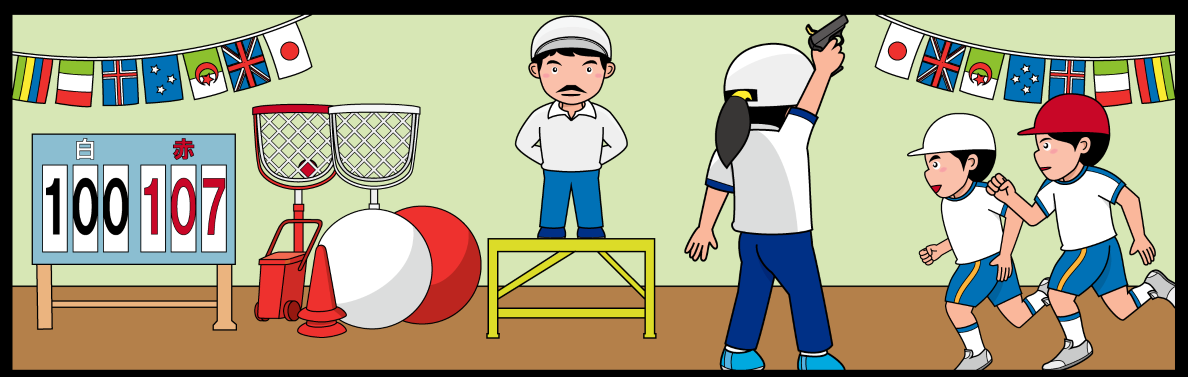
#> input picture result/img/color_1.png, 2376 x 753 px (shown at 1/2 size)
$ python spot_diff_classter.py img/color_1.png
#> lines starting #> are read from the running program, lines starting #| are printed output that depends on the picture; after the words box and inside, x2 and y2 are one past the last pixel; in counts of white or black regions, pixels touching at a corner belong together
#> further down, img_1 is the input picture: shape (753, 2376, 3); mean B, G, R 135.5, 162.4, 167.9
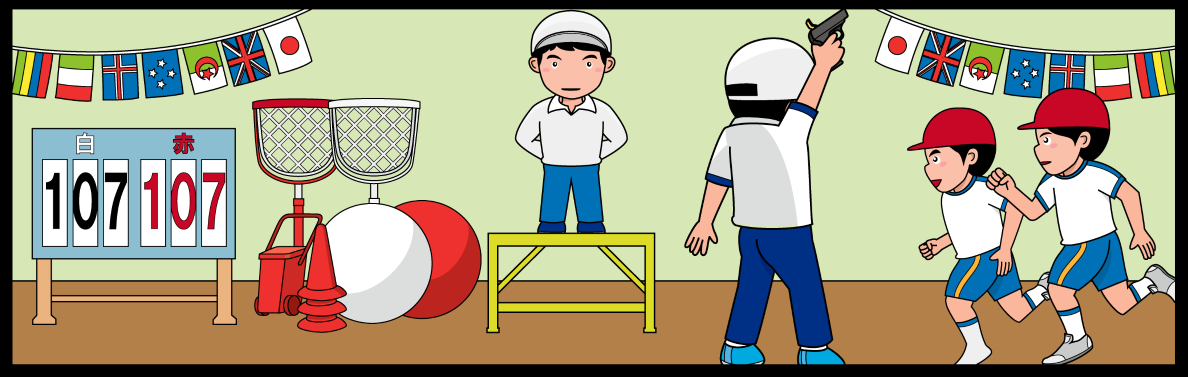
#> input picture result/img/color_2.png, 2376 x 753 px (shown at 1/2 size)
#> further down, img_2 is the input picture: shape (753, 2376, 3); mean B, G, R 135, 161.6, 168.2
import cv2
import numpy as np
import sys
import matplotlib.pyplot as plt
from scipy.spatial import cKDTree
from sklearn.cluster import DBSCAN

DEBUG = "--debug" in sys.argv


# [19 lines left out: function compositeImg, not called in this run]


def alignImages(target_img, reference_img, good_match_ratio=0.15, min_matches=10):
#> called with good_match_ratio = 0.15, min_matches = 10
    reference_gray = cv2.cvtColor(reference_img, cv2.COLOR_BGR2GRAY)
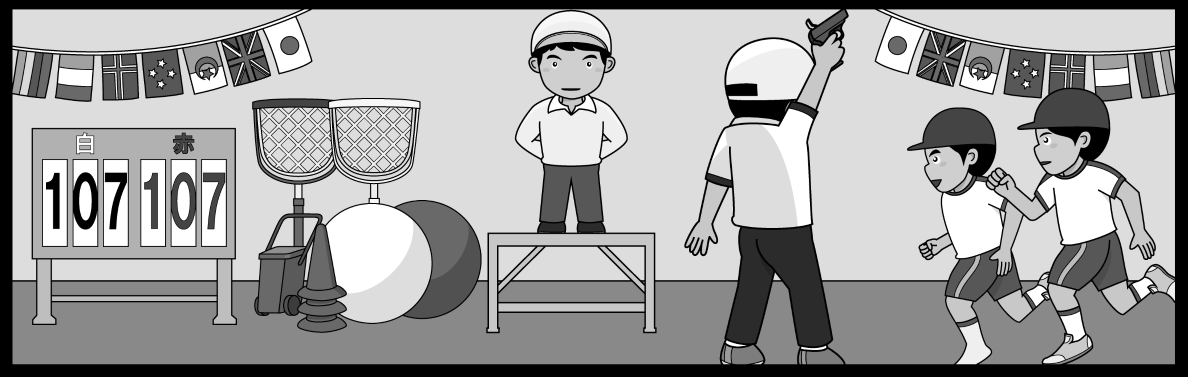
#> reference_gray: shape (753, 2376) (shown at 1/2 size); min 0, max 255, mean 160.7
    target_gray = cv2.cvtColor(target_img, cv2.COLOR_BGR2GRAY)
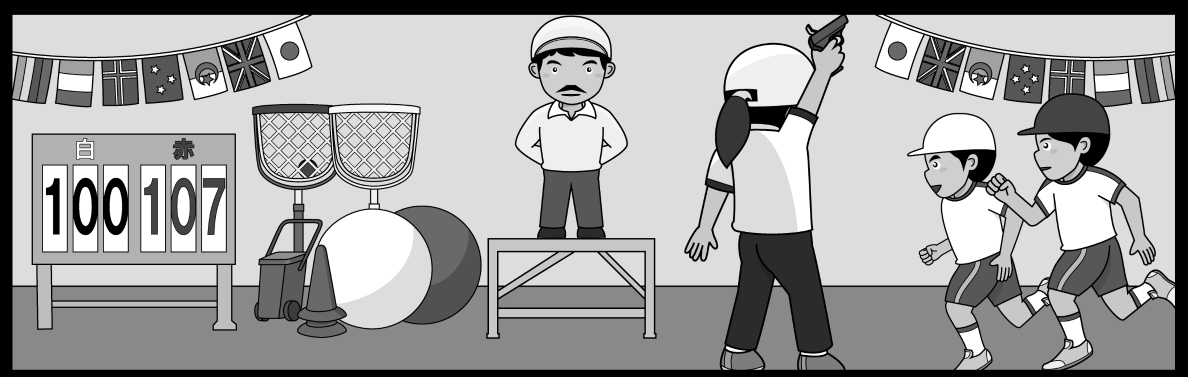
#> target_gray: shape (753, 2376) (shown at 1/2 size); min 0, max 255, mean 161.1

    # [1] AKAZE特徴点検出器を作成し、特徴点と特徴量を検出
    akaze = cv2.AKAZE_create()
    keypoints_1, descriptors_1 = akaze.detectAndCompute(reference_gray, None)
#> keypoints_1 = 4836 keypoints; strongest (x, y, size): (112, 452, 8.1), (225, 453, 8.1), (305, 146, 5.7), (2031, 147, 5.7)
    keypoints_2, descriptors_2 = akaze.detectAndCompute(target_gray, None)
#> keypoints_2 = 4923 keypoints; strongest (x, y, size): (112, 463, 8.1), (2052, 179, 5.7), (2051, 137, 5.7), (2031, 158, 5.7)

    # [2] 特徴量同士を総当たりでマッチング
    bf_matcher = cv2.BFMatcher(cv2.NORM_HAMMING, crossCheck=True)
    matches = bf_matcher.match(descriptors_1, descriptors_2)
#> matches = 3544 matches

    # マッチ結果を距離（類似度）でソート
    matches = sorted(matches, key=lambda x: x.distance)

    # DEBUG: マッチ結果を描画
    if DEBUG:
        img_matches = cv2.drawMatches(
            reference_img,
            keypoints_1,
            target_img,
            keypoints_2,
            matches[:20],
            None,
            flags=2,
        )
        cv2.imwrite("./matches.png", img_matches)

    # 良いマッチだけを抽出
    num_good_matches = int(len(matches) * good_match_ratio)
#> num_good_matches = 531
    good_matches = matches[:num_good_matches]
#> good_matches = 531 matches

    # [3] 良いマッチが十分あれば、対応点リストを作成
    if len(good_matches) > min_matches:
        reference_pts_list = [keypoints_1[m.queryIdx].pt for m in good_matches]
#> reference_pts_list = 531 pairs, first value 37.42 to 2346.2, second value 30.04 to 695.6
        target_pts_list = [keypoints_2[m.trainIdx].pt for m in good_matches]
#> target_pts_list = 531 pairs, first value 37.55 to 2346.1, second value 41.1 to 706.7

        # OpenCV用の形に変換 ex) [[[x1,y1]], [[x2,y2]], ...]
        reference_pts = np.float32(reference_pts_list).reshape(-1, 1, 2)
#> reference_pts = 531 rows, first 8: [2217.6, 266.7], [1612.9, 285], [1920.7, 316.8], [1202.9, 324.1], [1082.5, 329.3], [382, 357.8], [181, 403], [467.5, 521.8]
        target_pts = np.float32(target_pts_list).reshape(-1, 1, 2)
#> target_pts = 531 rows, first 8: [2217.6, 277.6], [1612.9, 296], [1920.7, 327.9], [1202.9, 335.2], [1082.6, 340.5], [382, 368.7], [181, 413.9], [467.5, 532.8]

        # 対応点から射影変換行列（Homography）を計算
        homo_matrix, _ = cv2.findHomography(target_pts, reference_pts, cv2.RANSAC)
#> homo_matrix = [[1, -6.95e-05, -0.00201], [2.52e-07, 1, -11.04], [1.25e-08, -3.32e-08, 1]]

        # changed_imgをbase_imgに合わせて変形（ワープ）する
        height, width = reference_img.shape[:2]
#> height = 753; width = 2376
        aligned_img = cv2.warpPerspective(target_img, homo_matrix, (width, height))
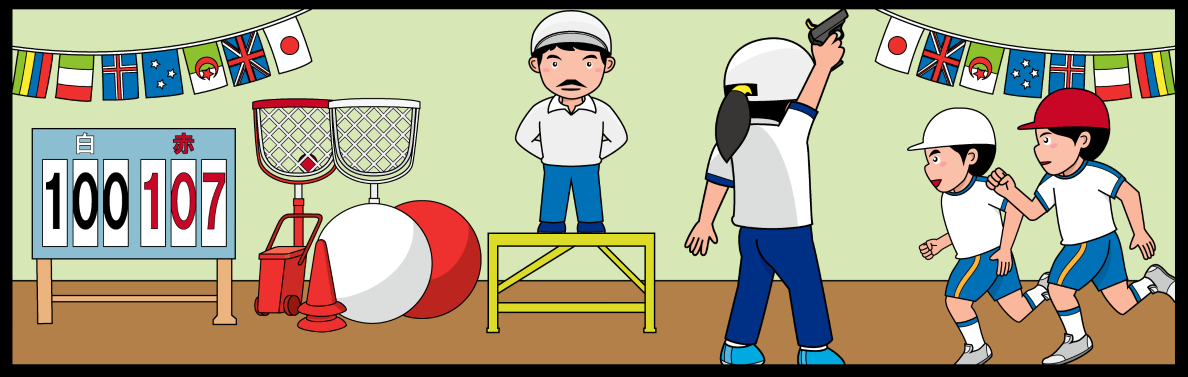
#> aligned_img: shape (753, 2376, 3) (shown at 1/2 size); mean B, G, R 135.5, 162.4, 167.9
        return aligned_img, homo_matrix
    else:
        # マッチが少なすぎる場合は何も変化していないchanged_imgを返す
        return target_img, None


# [38 lines left out: functions plot_histograms, gamma_correction, not called in this run]


# 画像を読み込む
img_1 = cv2.imread("./img/color_1.png")
img_2 = cv2.imread("./img/color_2.png")
if img_1.shape != img_2.shape:
    img_1 = cv2.resize(img_1, (img_2.shape[1], img_2.shape[0]))

# 特徴量抽出、射影変換行列で片方の画像の大きさを揃える
aligned_img_1, homo_matrix = alignImages(img_1, img_2)

# 合成してちゃんとワープの形があっているか確認
if DEBUG:
    cv2.imwrite("composite.png", compositeImg(aligned_img_1, img_2))

# DEBUG: ヒストグラムをプロット
if DEBUG:
    plot_histograms(aligned_img_1, prefix="aligned_img_1")
    plot_histograms(img_2, prefix="img_2")

# [9 lines of commented-out code are left out]
gray_1 = cv2.cvtColor(aligned_img_1, cv2.COLOR_BGR2GRAY)
gray_2 = cv2.cvtColor(img_2, cv2.COLOR_BGR2GRAY)

# ノイズ除去
gray_1 = cv2.GaussianBlur(gray_1, (15, 15), 0)
gray_2 = cv2.GaussianBlur(gray_2, (15, 15), 0)
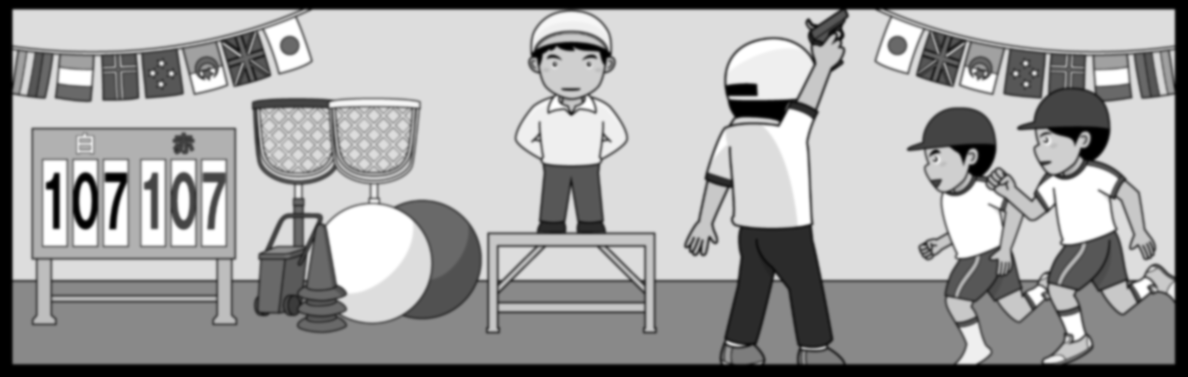
#> gray_2: shape (753, 2376) (shown at 1/2 size); min 0, max 255, mean 160.7
if DEBUG:
    cv2.imwrite("blur_1.png", gray_1)
    cv2.imwrite("blur_2.png", gray_2)

diff = gray_1.mean() - gray_2.mean()
#> diff = 0.4
gray_1 = cv2.add(gray_1, int(diff))
gray_2 = cv2.add(gray_2, int(diff))

corners_1 = cv2.goodFeaturesToTrack(
    image=gray_1, maxCorners=200, qualityLevel=0.01, minDistance=10
)
#> corners_1 = 200 rows, first 8: [1902, 293], [1455, 684], [1432, 297], [1673, 21], [1627, 238], [2346, 592], [1621, 450], [1649, 694]
corner_points_1 = corners_1.reshape(-1, 2)
#> corner_points_1 = 200 pairs, first value 53 to 2346, second value 21 to 725
corners_2 = cv2.goodFeaturesToTrack(
    image=gray_2, maxCorners=200, qualityLevel=0.01, minDistance=10
)
#> corners_2 = 200 rows, first 8: [1455, 684], [1461, 195], [1673, 21], [2111, 350], [2346, 592], [1627, 238], [789, 414], [1621, 450]
corner_points_2 = corners_2.reshape(-1, 2)
#> corner_points_2 has the same summary as corner_points_1

tree_1 = cKDTree(corner_points_1)
tree_2 = cKDTree(corner_points_2)
print(corner_points_1.shape[0], corner_points_2.shape[0])
#| 200 200

results_1 = tree_1.query_ball_point(corner_points_2, 10)
results_2 = tree_2.query_ball_point(corner_points_1, 10)

last_result = []
for i, neighbors in enumerate(results_1):
    if not neighbors:  # 空リストならTrue
        last_result.append(corner_points_2[i])
#> this loop made 200 passes
#> neighbors on passes 1 to 3: [1], [], [3]
#> after the loop, last_result = 29 pairs, first value 89 to 2171, second value 110 to 672
for i, neighbors in enumerate(results_2):
    if not neighbors:  # 空リストならTrue
        last_result.append(corner_points_1[i])
#> this loop made 200 passes
#> neighbors on passes 1 to 3: [], [0], []
#> after the loop, last_result = 57 pairs, first value 89 to 2171, second value 36 to 672
# print(last_result)

# last_resultの座標をimg_1に描画
aligned_img_1_marked = aligned_img_1.copy()
for pt in last_result:
    x, y = int(pt[0]), int(pt[1])
    cv2.circle(aligned_img_1_marked, (x, y), 5, (0, 0, 255), -1)  # 半径5の赤丸
#> this loop made 57 passes
#> (x, y) on passes 1 to 12: (1461, 195), (237, 366), (1469, 236), (1817, 298), (1157, 178), (1459, 295), (221, 456), (1459, 251), (1090, 492), (679, 599), (1031, 557), (253, 373)
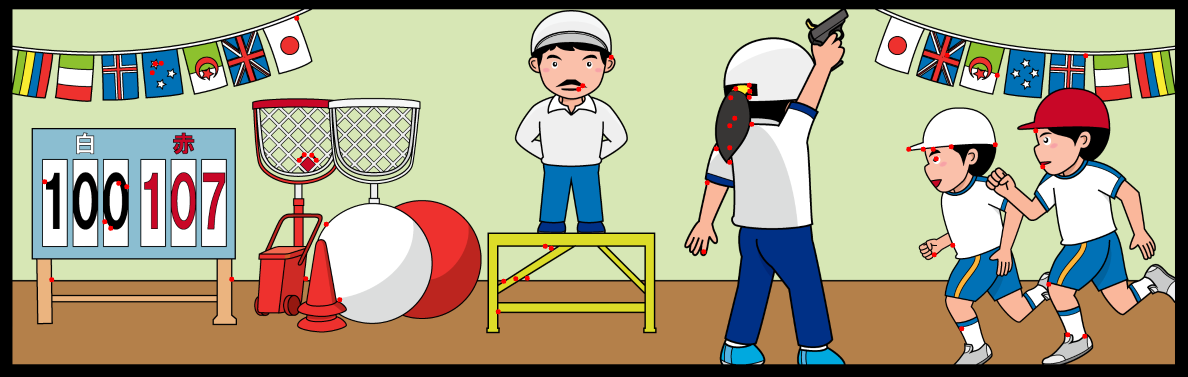
#> aligned_img_1_marked: shape (753, 2376, 3) (shown at 1/2 size); 0.26% of pixels changed, all inside (x1, y1, x2, y2) = (84, 31, 2177, 678)

cv2.imwrite("last_result_points.png", aligned_img_1_marked)

# last_resultをNumPy配列に変換
if len(last_result) > 0:
    last_result_np = np.array(last_result)
#> last_result_np has the same summary as last_result

    # DBSCANでクラスタリング
    db = DBSCAN(eps=25, min_samples=2).fit(last_result_np)
    labels = db.labels_
#> labels = 57 values, max 10 at index 37, min -1 at index 3, mean 2.3

    # クラスタごとに赤色で描画（ノイズは描画しない）
    clustered_img = aligned_img_1.copy()
    for pt, label in zip(last_result_np, labels):
        if label == -1:
            continue  # ノイズは描画しない
        x, y = int(pt[0]), int(pt[1])
        cv2.circle(clustered_img, (x, y), 10, (255, 0, 0), -1)  # 赤色
#> this loop made 57 passes
#> (pt, label) on passes 4, 6, 10, 14, 15, 16, 17, 19, 21, 22, 24, 25: ([1817, 298], -1), ([1459, 295], -1), ([679, 599], -1), ([1905, 490], -1), ([652, 448], -1), ([1868, 509], -1), ([611, 557], -1), ([2135, 669], -1), ([1407, 503], -1), ([2171, 111], -1), ([2169, 672], -1), ([1894, 110], -1)
#> (label, x, y) on passes 1, 2, 3, 5, 7, 8: (0, 1461, 195), (1, 237, 366), (2, 1469, 236), (3, 1157, 178), (4, 221, 456), (2, 1459, 251)
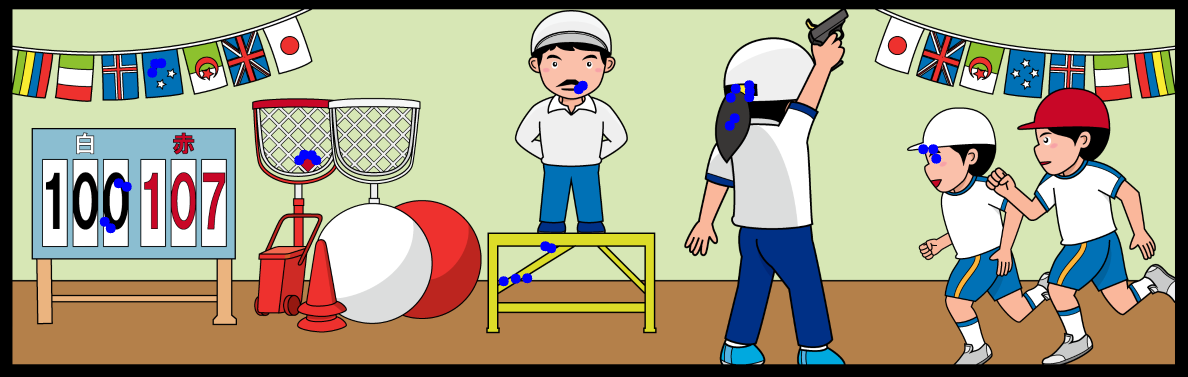
#> clustered_img: shape (753, 2376, 3) (shown at 1/2 size); 0.46% of pixels changed, all inside (x1, y1, x2, y2) = (199, 116, 1883, 573)

    cv2.imwrite("last_result_dbscan.png", clustered_img)
else:
    cv2.imwrite("last_result_dbscan.png", aligned_img_1)
